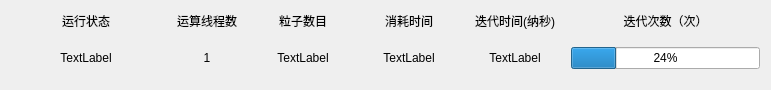
<?xml version="1.0" encoding="UTF-8"?>
<ui version="4.0">
 <class>Form</class>
 <widget class="QWidget" name="Form">
  <property name="geometry">
   <rect>
    <x>0</x>
    <y>0</y>
    <width>771</width>
    <height>90</height>
   </rect>
  </property>
  <property name="minimumSize">
   <size>
    <width>0</width>
    <height>90</height>
   </size>
  </property>
  <property name="maximumSize">
   <size>
    <width>16777215</width>
    <height>1677215</height>
   </size>
  </property>
  <property name="windowTitle">
   <string>Form</string>
  </property>
  <layout class="QVBoxLayout" name="verticalLayout_2">
   <item>
    <layout class="QGridLayout" name="gridLayout" rowstretch="0,0">
     <item row="0" column="5">
      <widget class="QLabel" name="label_2">
       <property name="minimumSize">
        <size>
         <width>0</width>
         <height>20</height>
        </size>
       </property>
       <property name="text">
        <string>迭代次数（次）</string>
       </property>
       <property name="alignment">
        <set>Qt::AlignCenter</set>
       </property>
      </widget>
     </item>
     <item row="0" column="2">
      <widget class="QLabel" name="label_5">
       <property name="minimumSize">
        <size>
         <width>0</width>
         <height>20</height>
        </size>
       </property>
       <property name="text">
        <string>粒子数目</string>
       </property>
       <property name="alignment">
        <set>Qt::AlignCenter</set>
       </property>
      </widget>
     </item>
     <item row="1" column="2">
      <widget class="QLabel" name="labelParticle">
       <property name="minimumSize">
        <size>
         <width>100</width>
         <height>0</height>
        </size>
       </property>
       <property name="text">
        <string>TextLabel</string>
       </property>
       <property name="alignment">
        <set>Qt::AlignCenter</set>
       </property>
      </widget>
     </item>
     <item row="1" column="3">
      <widget class="QLabel" name="labelUsedTime">
       <property name="minimumSize">
        <size>
         <width>100</width>
         <height>0</height>
        </size>
       </property>
       <property name="text">
        <string>TextLabel</string>
       </property>
       <property name="alignment">
        <set>Qt::AlignCenter</set>
       </property>
      </widget>
     </item>
     <item row="0" column="0">
      <widget class="QLabel" name="label">
       <property name="minimumSize">
        <size>
         <width>0</width>
         <height>20</height>
        </size>
       </property>
       <property name="text">
        <string>运行状态</string>
       </property>
       <property name="alignment">
        <set>Qt::AlignCenter</set>
       </property>
      </widget>
     </item>
     <item row="0" column="4">
      <widget class="QLabel" name="label_4">
       <property name="minimumSize">
        <size>
         <width>0</width>
         <height>20</height>
        </size>
       </property>
       <property name="text">
        <string>迭代时间(纳秒)</string>
       </property>
       <property name="alignment">
        <set>Qt::AlignCenter</set>
       </property>
      </widget>
     </item>
     <item row="0" column="3">
      <widget class="QLabel" name="label_3">
       <property name="minimumSize">
        <size>
         <width>0</width>
         <height>20</height>
        </size>
       </property>
       <property name="text">
        <string>消耗时间</string>
       </property>
       <property name="alignment">
        <set>Qt::AlignCenter</set>
       </property>
      </widget>
     </item>
     <item row="1" column="4">
      <widget class="QLabel" name="labelIterationTimer">
       <property name="minimumSize">
        <size>
         <width>100</width>
         <height>0</height>
        </size>
       </property>
       <property name="text">
        <string>TextLabel</string>
       </property>
       <property name="alignment">
        <set>Qt::AlignCenter</set>
       </property>
      </widget>
     </item>
     <item row="1" column="0">
      <widget class="QLabel" name="labelHint">
       <property name="minimumSize">
        <size>
         <width>150</width>
         <height>0</height>
        </size>
       </property>
       <property name="text">
        <string>TextLabel</string>
       </property>
       <property name="alignment">
        <set>Qt::AlignCenter</set>
       </property>
      </widget>
     </item>
     <item row="1" column="5">
      <layout class="QVBoxLayout" name="verticalLayout">
       <item>
        <spacer name="verticalSpacer">
         <property name="orientation">
          <enum>Qt::Vertical</enum>
         </property>
         <property name="sizeHint" stdset="0">
          <size>
           <width>20</width>
           <height>40</height>
          </size>
         </property>
        </spacer>
       </item>
       <item>
        <widget class="QProgressBar" name="progressBarIterationCount">
         <property name="value">
          <number>24</number>
         </property>
         <property name="alignment">
          <set>Qt::AlignCenter</set>
         </property>
         <property name="invertedAppearance">
          <bool>false</bool>
         </property>
         <property name="textDirection">
          <enum>QProgressBar::BottomToTop</enum>
         </property>
        </widget>
       </item>
       <item>
        <spacer name="verticalSpacer_2">
         <property name="orientation">
          <enum>Qt::Vertical</enum>
         </property>
         <property name="sizeHint" stdset="0">
          <size>
           <width>20</width>
           <height>40</height>
          </size>
         </property>
        </spacer>
       </item>
      </layout>
     </item>
     <item row="0" column="1">
      <widget class="QLabel" name="label_6">
       <property name="minimumSize">
        <size>
         <width>0</width>
         <height>20</height>
        </size>
       </property>
       <property name="text">
        <string>运算线程数</string>
       </property>
       <property name="alignment">
        <set>Qt::AlignCenter</set>
       </property>
      </widget>
     </item>
     <item row="1" column="1">
      <widget class="QLabel" name="labelThreadCount">
       <property name="minimumSize">
        <size>
         <width>80</width>
         <height>0</height>
        </size>
       </property>
       <property name="text">
        <string>1</string>
       </property>
       <property name="alignment">
        <set>Qt::AlignCenter</set>
       </property>
      </widget>
     </item>
    </layout>
   </item>
  </layout>
 </widget>
 <resources/>
 <connections/>
</ui>
